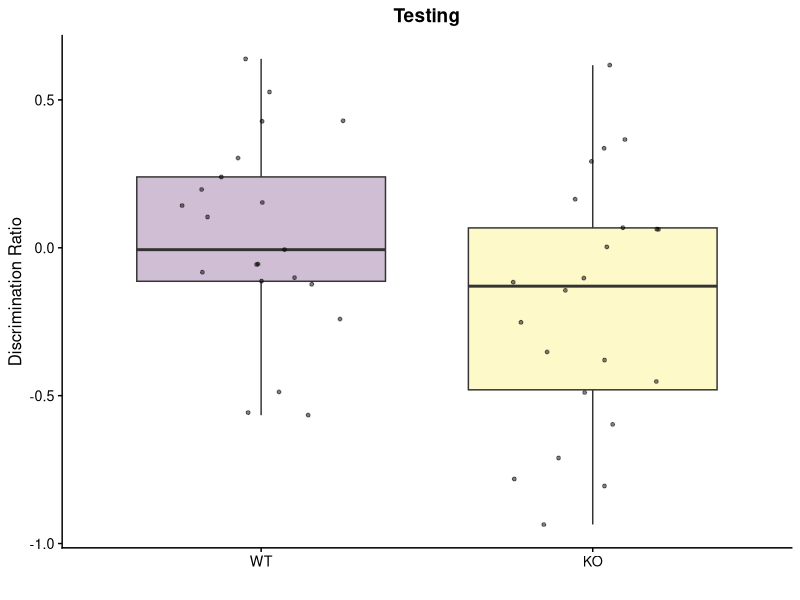
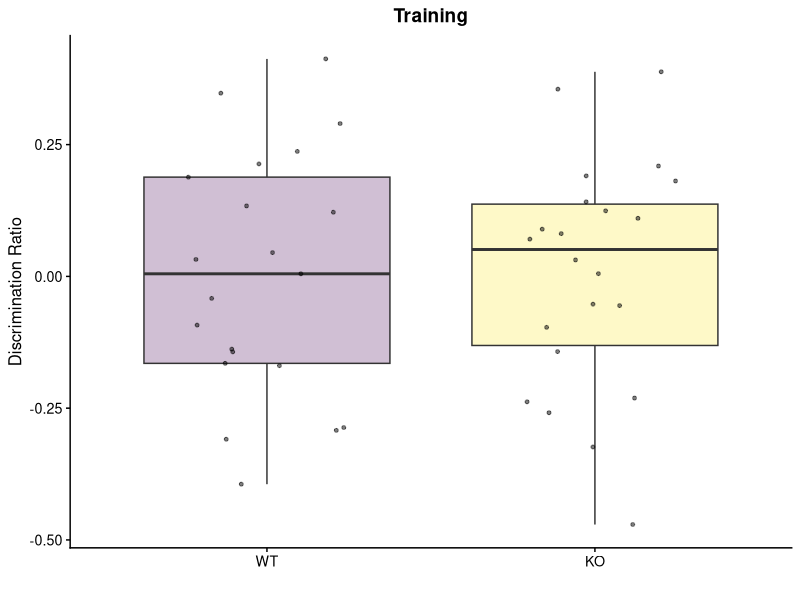
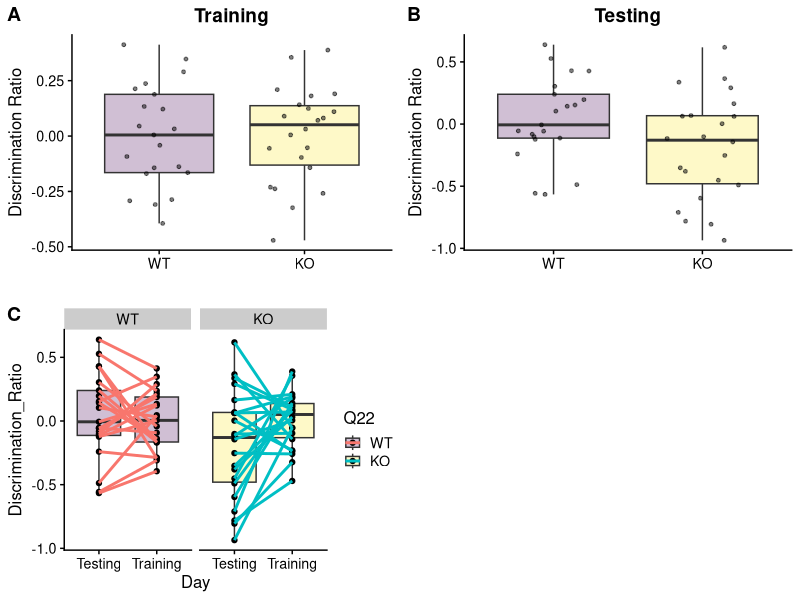
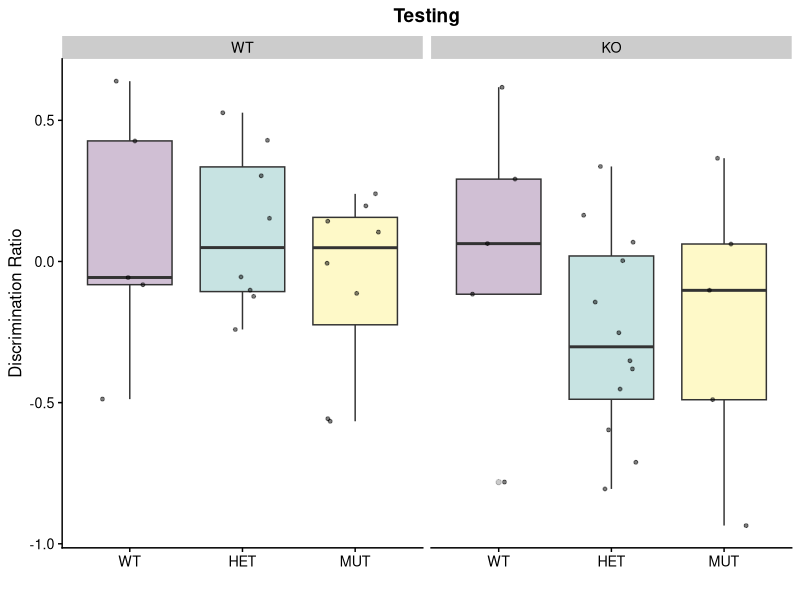
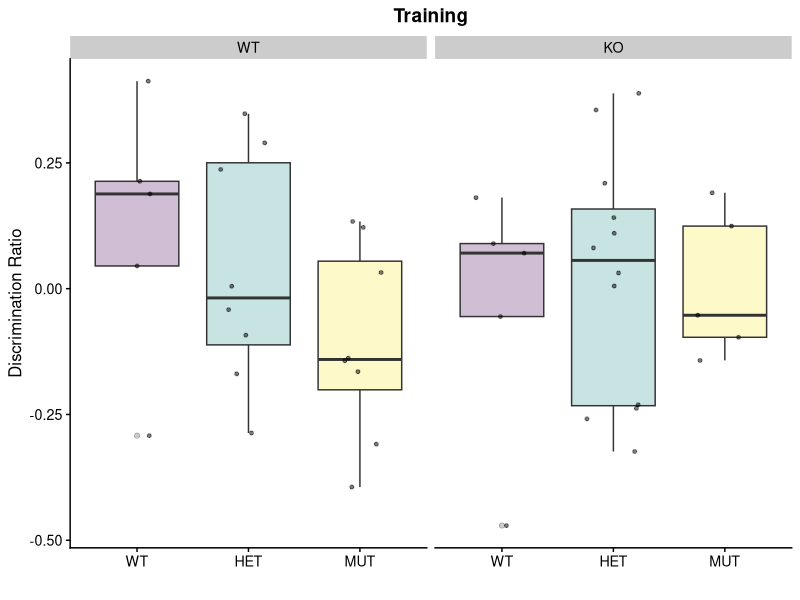
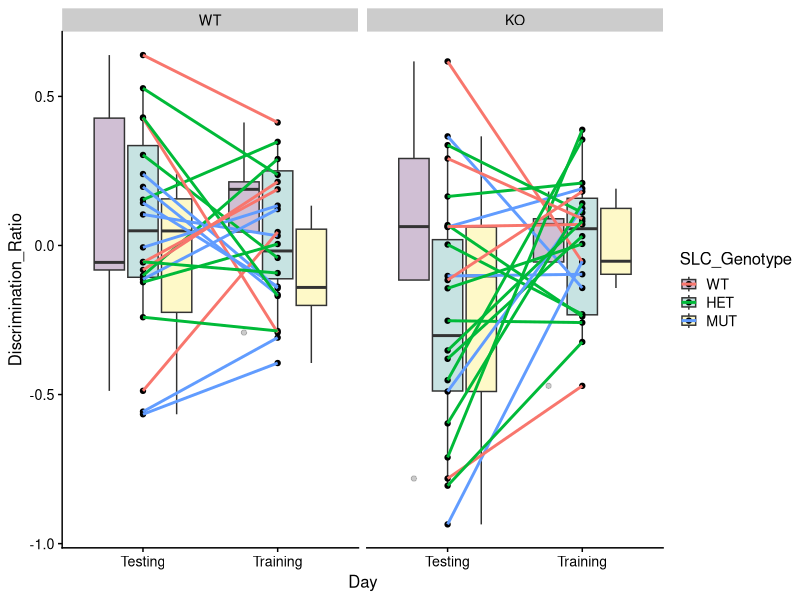
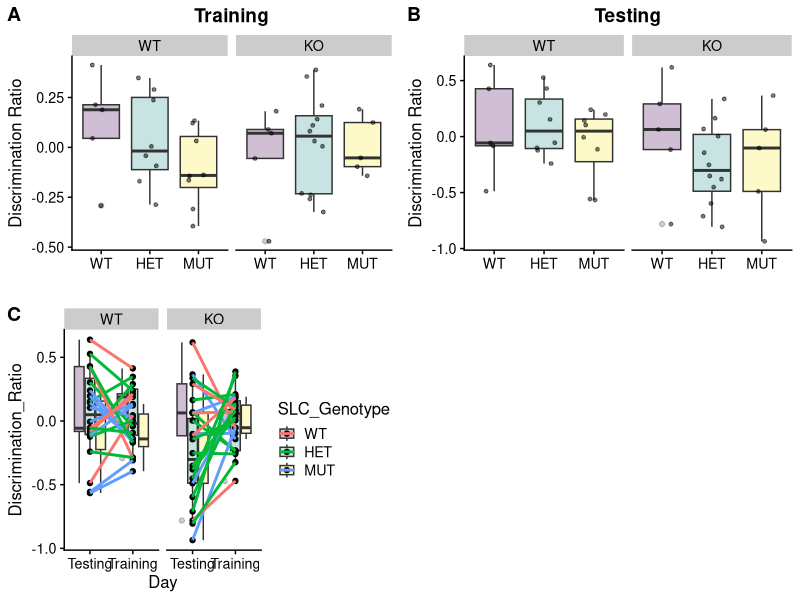

These charts were generated, in order, by the following R code: (Note: this script raises an error after producing the figures.)
library(ggplot2)
library(rlang)
library(cowplot)
library(viridis)
library(tidyr)
library(dplyr)

data<-read.csv("Q22_Behavior/OLM_Analysis - OLM_analysis.csv", header=TRUE)
data$SLC_Genotype<-data$SLC
data$SLC_Genotype <- factor(data$SLC_Genotype, levels=c("WT", "HET", "MUT"))
data$Q22 <- factor(data$Q22, levels=c("WT","KO"))
generate_boxplots <- function(input_data, X, Y, min,max){
  data<-as.data.frame(input_data)
  
  ggplot(data=data,aes(x={{X}},y={{Y}}, fill={{X}})) + 
    #geom_violin(alpha=0.25,position=position_dodge(width=.75),size=1,color="black",draw_quantiles=c(0.5))+
    geom_boxplot(alpha=0.25)+
    scale_fill_viridis_d()+
    geom_point(size=1,position=position_jitter(width=0.25),alpha=0.5)+
    theme_cowplot(12) +
    #ylim(min,max)+ 
    #facet_grid(~Sex)+    
    theme(legend.position = "none")
  
}

## Open Field on full dataset --
data_testing <- data %>% filter(Day=="Testing")
olm <-generate_boxplots(data_testing, Q22, Discrimination_Ratio,-30,85) +
  ggtitle("Testing")+
  theme(plot.title = element_text(hjust = 0.5)) +
  labs(x="", y="Discrimination Ratio")
olm

data_training <- data %>% filter(Day=="Training")
olm_training <-generate_boxplots(data_training, Q22, Discrimination_Ratio,-30,85) +
  ggtitle("Training")+
  theme(plot.title = element_text(hjust = 0.5)) +
  labs(x="", y="Discrimination Ratio")
olm_training

olm_long <- ggplot(data=data,aes(x=Day,y=Discrimination_Ratio, fill=Q22))+ 
  scale_fill_viridis_d() +
  geom_boxplot(alpha=0.25)+
  geom_point(aes(group = Animal)) + 
  geom_line(aes(group = Animal,color=Q22),size=1)+
  theme_cowplot(12)+
  facet_wrap(~Q22)

plot_grid(olm_training,olm,
          olm_long, labels=c("A","B","C"),
          ncol=2, nrow = 2,
          rel_widths = as.numeric(0.5,0.5,1)) 

## Open Field on full dataset by SLC Genotype--
data_testing <- data %>% filter(Day=="Testing")
olm <-generate_boxplots(data_testing, SLC_Genotype, Discrimination_Ratio,-30,85) +
  ggtitle("Testing")+
  theme(plot.title = element_text(hjust = 0.5)) +
  labs(x="", y="Discrimination Ratio")+
  facet_wrap(~Q22)
olm

data_training <- data %>% filter(Day=="Training")
olm_training <-generate_boxplots(data_training, SLC_Genotype, Discrimination_Ratio,-30,85) +
  ggtitle("Training")+
  theme(plot.title = element_text(hjust = 0.5)) +
  labs(x="", y="Discrimination Ratio")+
  facet_wrap(~Q22)
olm_training

olm_long <- ggplot(data=data,aes(x=Day,y=Discrimination_Ratio, fill=SLC_Genotype))+ 
  scale_fill_viridis_d() +
  geom_boxplot(alpha=0.25)+
  geom_point(aes(group = Animal)) + 
  geom_line(aes(group = Animal,color=SLC_Genotype),size=1)+
  theme_cowplot(12)+
  facet_wrap(~Q22)
olm_long

plot_grid(olm_training,olm,
          olm_long, labels=c("A","B","C"),
          ncol=2, nrow = 2,
          rel_widths = as.numeric(0.5,0.5,1)) 


## Startle PPI on only SLC WT mice
data_slcwt <- data %>% filter(SLC_Genotype=="WT")
data_slcwt$Q22 <- revalue(data_slcwt$Q22, replace = c("KO" = "Q22","WT"="WT"))
data_testing_slcwt <- data_slcwt %>% filter(Day=="Testing")
olm_slcwt <-generate_boxplots(data_testing_slcwt, Q22, Discrimination_Ratio,-30,85) +
  ggtitle("Testing")+
  theme(plot.title = element_text(hjust = 0.5)) +
  labs(x="", y="Discrimination Ratio")
olm_slcwt

data_training_slcwt <- data_slcwt %>% filter(Day=="Training")
olm_slcwt_training <-generate_boxplots(data_training_slcwt, Q22, Discrimination_Ratio,-30,85) +
  ggtitle("Training")+
  theme(plot.title = element_text(hjust = 0.5)) +
  labs(x="", y="Discrimination Ratio")
olm_slcwt_training

olm_long_slcwt <- ggplot(data=data_slcwt,aes(x=Day,y=Discrimination_Ratio, fill=Q22))+ 
  scale_fill_viridis_d() +
  geom_boxplot(alpha=0.25)+
  geom_point(aes(group = Animal)) + 
  geom_line(aes(group = Animal,color=Q22),size=1)+
  theme_cowplot(12)+
  facet_wrap(~Q22)

plot_grid(olm_slcwt_training,olm_slcwt,
          olm_long_slcwt, labels=c("A","B","C"),
          ncol=2, nrow = 2,
          rel_widths = as.numeric(0.5,0.5,1)) 

## Stratified by SLC Genotype --
b<-generate_boxplots(data, SLC_Genotype, Total_Time,0,51)+
  facet_wrap(~Q22)
b

# Stratified by SLC Genotype and Sex 
e<-generate_boxplots(data, SLC_Genotype, Total_Time,0,51)+
  facet_wrap(Sex~ASO_Tg)
e

## Parametric Stats for SLC WT only --
lm1 <- lm(Distance ~ Sex+ Q22, data = data_slcwt)
summary(lm1)

wilcox.test(Distance~Q22,data_slcwt )

lm1 <- lm(Center_Time~ Sex+ Q22, data = data_slcwt)
summary(lm1)

wilcox.test(Center_Time~Q22,data_slcwt )



# Save outputs -
sink("Buried_Food_Pellet_Stats.md")
cat("\n\nSummary for all data:\n")
print(summary(lm1))
cat("\n\nSummary for interaction:\n")
print(summary(interact))
cat("\n\nSummary for Tg Neg:\n")
print(summary(lm3))
cat("\n\nSummary for Tg Pos:\n")
print(summary(lm2))
cat("\n\nSummary for Females Tg Neg:\n")
print(summary(lm4))
cat("\n\nSummary for Females Tg Pos:\n")
print(summary(lm5))
cat("\n\nSummary for Males Tg Neg:\n")
print(summary(lm6))
cat("\n\nSummary for Males Tg Pos:\n")
print(summary(lm7))
sink()
